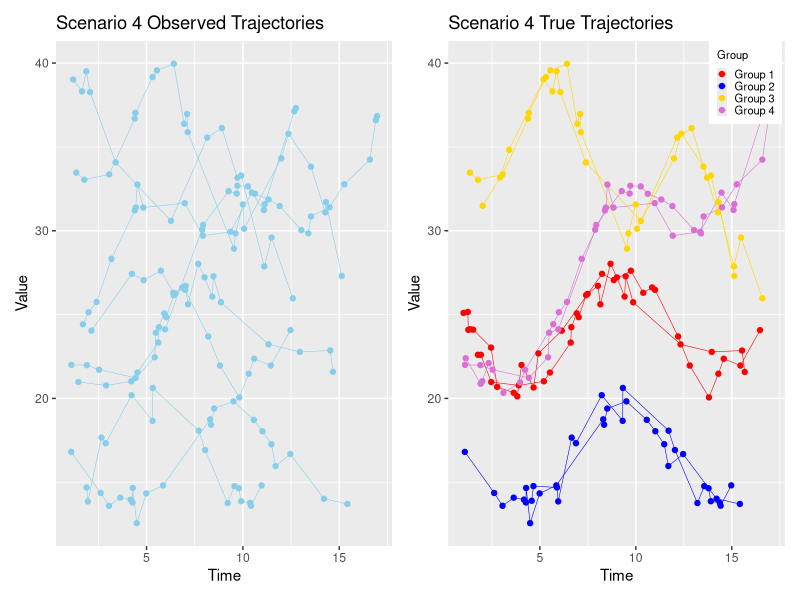
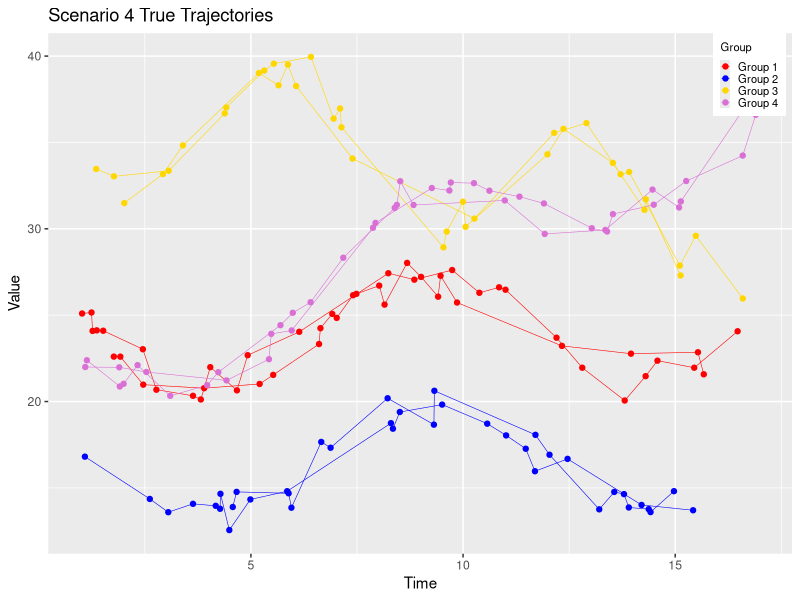
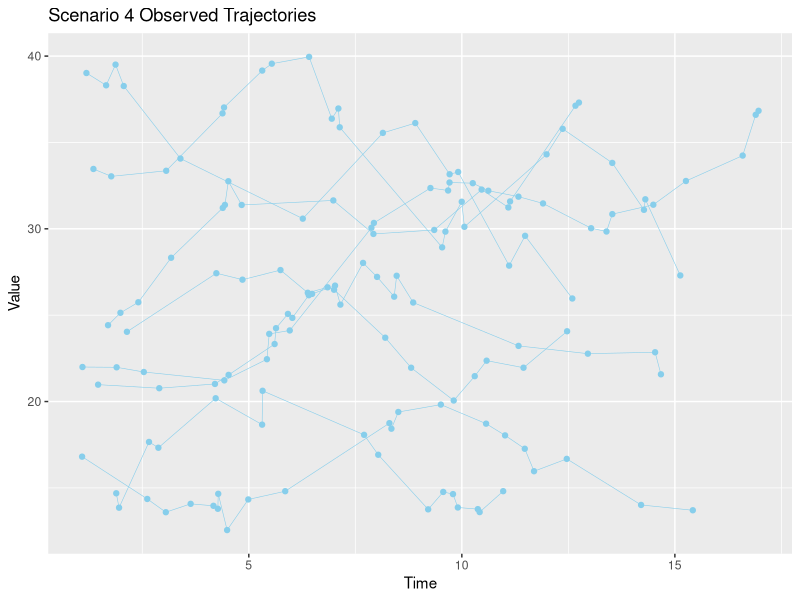

These charts were generated, in order, by the following R code: (Note: this script raises an error after producing the figures.)
rm(list = ls())
library(tidyverse)    
library(cluster)    
library(splines)
library(glmnet)
library(ggplot2)
library(gridExtra)
library(patchwork)
  
  
  # Parameter settings
  seed<-485
  set.seed(seed)
  num_individuals <- 1000
  time_points <- 28
  start_time <- 1
  end_time <- 21
  feature <- "A1"
  alpha<-0.95
  k_range <- 2:8
  timepos_option<-c(4,3,2,1)
  timepos_shift<-c(-1,-2,-3,-4)
  
 
  data_new_four <- data.frame(ID = integer(), Feature = character(), Time = numeric(), Value = numeric())
  
  # Generate data
  for (i in 1:num_individuals) {
    
    times <- sort(runif(time_points, min = start_time, max = end_time))
    
    if (i <= 250) {
      base_sequence <- 3*sin(0.6*(times+4))
      individual_sequence <- 24 + base_sequence + rnorm(length(times), mean = 0, sd =0.8)
    } else if (i > 250 & i <= 500) {
      base_sequence <- 3*sin(0.6*(times+4))
      individual_sequence <- 17 + base_sequence + rnorm(length(times), mean = 0, sd =0.8)
    } else if (i > 500 & i <= 750) {
      base_sequence <- 4*sin(0.9*(times+3))
      individual_sequence <- 38-0.5*times + base_sequence + rnorm(length(times), mean = 0, sd =0.8)
    } else {
      base_sequence <- 3*sin(0.6*(times+4))
      individual_sequence <- 21 +0.9*times+ base_sequence + rnorm(length(times), mean = 0, sd =0.8)
    }
    
    individual_data <- data.frame(ID = rep(i, length(times)), 
                                  Feature = rep(feature, length(times)), 
                                  Time = times, 
                                  Value = individual_sequence)
    data_new_four <- rbind(data_new_four, individual_data)
  }
  
  
  
  data_new_four$GroupCategory <- cut(data_new_four$ID,
                                     breaks = c(-Inf, 250,500, 750, Inf),
                                     labels = c("Group 1", "Group 2", "Group 3","Group 4"))
  
  
  data_new_four1<-data_new_four[data_new_four$Time >= start_time & data_new_four$Time <= 17, ]
  data_new_four1<-data_new_four1[data_new_four1$ID %in% c(7,89,265,353,575,617,837,900), ]
  
  
  p1<-ggplot(data_new_four1, aes(x = Time, y = Value, group = ID, color = GroupCategory)) +
    geom_line(size = 0.2) +
    geom_point(size = 1.5) +
    labs(title = "Scenario 4 True Trajectories", x = "Time", y = "Value", color = "Group") +
    scale_color_manual(values = c("Group 1" = "red", "Group 2" = "blue", "Group 3" = "gold", "Group 4" = "orchid"),
                       labels = c("Group 1", "Group 2", "Group 3","Group 4")) +
    theme(
      legend.position = c(0.99, 1), # Position the legend inside the plot
      legend.justification = c(0.99, 1), # Right and top justify the legend
      legend.key.size = unit(0.5, "lines"), # Adjust the size of the legend keys
      legend.text = element_text(size = 8), # Adjust the size of the legend text
      legend.title = element_text(size = 8) # Adjust the size of the legend title
    )
  

  
  # Shift time
  data_new_four_shifted <- data_new_four
  set.seed(seed)
  shift_amounts <- sample(timepos_shift, 400, replace = TRUE)
  shift_amounts<-c(shift_amounts[1:100],rep(0,150),shift_amounts[101:200],rep(0,150),shift_amounts[201:300],rep(0,150),shift_amounts[301:400],rep(0,150) )
  for (i in 1:num_individuals) {
    individual_indices <- data_new_four_shifted$ID == i
    data_new_four_shifted$Time[individual_indices] <- data_new_four_shifted$Time[individual_indices] + shift_amounts[i]
    data_new_four_shifted <- data_new_four_shifted[data_new_four_shifted$Time >= start_time  & data_new_four_shifted$Time <= 17 , ]
  }
 
  data_new_four_shifted1<-data_new_four_shifted[data_new_four_shifted$ID %in% c(7,89,265,353,575,617,837,900), ]
  
  
  
  
  
  p2<-ggplot(data_new_four_shifted1, aes(x = Time, y = Value, group = ID)) +
    geom_line(size = 0.2, color = "skyblue") +
    geom_point(size = 1.5, color = "skyblue") +
    labs(title = "Scenario 4 Observed Trajectories", x = "Time", y = "Value")
  
  
  
  
 
library(patchwork)
combined_plot_RVS1 <- p2 | p1

ggsave(filename = "./EHR-registration-subtype-main/Simulation/Figs/NEWFIGS/NEWFig_RVS1.png",
       plot = combined_plot_RVS1,
       width = 10,  
       height = 4,  
       dpi = 300    
)
